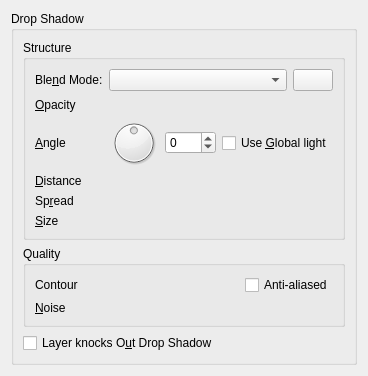
<?xml version="1.0" encoding="UTF-8"?>
<ui version="4.0">
 <class>WdgDropShadow</class>
 <widget class="QWidget" name="WdgDropShadow">
  <property name="geometry">
   <rect>
    <x>0</x>
    <y>0</y>
    <width>367</width>
    <height>350</height>
   </rect>
  </property>
  <property name="windowTitle">
   <string>Form</string>
  </property>
  <layout class="QGridLayout" name="gridLayout">
   <item row="0" column="0">
    <widget class="QGroupBox" name="grpMain">
     <property name="title">
      <string>Drop Shadow</string>
     </property>
     <layout class="QGridLayout" name="gridLayout_2">
      <item row="2" column="0">
       <widget class="QCheckBox" name="chkLayerKnocksOutDropShadow">
        <property name="toolTip">
         <string>Use to obscure the shadow when fill is transparent</string>
        </property>
        <property name="text">
         <string>Layer knocks O&amp;ut Drop Shadow</string>
        </property>
       </widget>
      </item>
      <item row="1" column="0">
       <widget class="QGroupBox" name="groupBox_2">
        <property name="title">
         <string>Quality</string>
        </property>
        <layout class="QFormLayout" name="formLayout_2">
         <item row="0" column="0">
          <widget class="QLabel" name="label_5">
           <property name="text">
            <string>Contour</string>
           </property>
          </widget>
         </item>
         <item row="0" column="1">
          <layout class="QHBoxLayout" name="horizontalLayout_2">
           <item>
            <widget class="KisCmbContour" name="cmbContour" native="true">
             <property name="sizePolicy">
              <sizepolicy hsizetype="MinimumExpanding" vsizetype="Fixed">
               <horstretch>0</horstretch>
               <verstretch>0</verstretch>
              </sizepolicy>
             </property>
            </widget>
           </item>
           <item>
            <widget class="QCheckBox" name="chkAntiAliased">
             <property name="toolTip">
              <string>Smooth the contour</string>
             </property>
             <property name="text">
              <string>Anti-aliased</string>
             </property>
            </widget>
           </item>
          </layout>
         </item>
         <item row="1" column="0">
          <widget class="QLabel" name="label_6">
           <property name="text">
            <string>&amp;Noise</string>
           </property>
           <property name="buddy">
            <cstring>intNoise</cstring>
           </property>
          </widget>
         </item>
         <item row="1" column="1">
          <widget class="KisSliderSpinBox" name="intNoise" native="true">
           <property name="sizePolicy">
            <sizepolicy hsizetype="Expanding" vsizetype="Preferred">
             <horstretch>0</horstretch>
             <verstretch>0</verstretch>
            </sizepolicy>
           </property>
           <property name="toolTip">
            <string>Add noise to shadow</string>
           </property>
          </widget>
         </item>
        </layout>
       </widget>
      </item>
      <item row="0" column="0">
       <widget class="QGroupBox" name="groupBox_3">
        <property name="title">
         <string>Structure</string>
        </property>
        <layout class="QGridLayout" name="gridLayout_3">
         <item row="0" column="0">
          <widget class="QLabel" name="label_13">
           <property name="text">
            <string>Ble&amp;nd Mode:</string>
           </property>
           <property name="buddy">
            <cstring>cmbCompositeOp</cstring>
           </property>
          </widget>
         </item>
         <item row="0" column="1">
          <widget class="KisCompositeOpComboBox" name="cmbCompositeOp">
           <property name="sizePolicy">
            <sizepolicy hsizetype="Expanding" vsizetype="Fixed">
             <horstretch>0</horstretch>
             <verstretch>0</verstretch>
            </sizepolicy>
           </property>
           <property name="toolTip">
            <string>Set the blend mode for the layer</string>
           </property>
          </widget>
         </item>
         <item row="0" column="2">
          <widget class="KColorButton" name="bnColor"/>
         </item>
         <item row="1" column="0">
          <widget class="QLabel" name="label_14">
           <property name="text">
            <string>&amp;Opacity</string>
           </property>
           <property name="buddy">
            <cstring>intOpacity</cstring>
           </property>
          </widget>
         </item>
         <item row="1" column="1" colspan="2">
          <widget class="KisSliderSpinBox" name="intOpacity" native="true">
           <property name="sizePolicy">
            <sizepolicy hsizetype="Expanding" vsizetype="Minimum">
             <horstretch>0</horstretch>
             <verstretch>0</verstretch>
            </sizepolicy>
           </property>
           <property name="minimumSize">
            <size>
             <width>10</width>
             <height>15</height>
            </size>
           </property>
           <property name="toolTip">
            <string>Set the master opacity for the layer</string>
           </property>
           <property name="whatsThis">
            <string>Adjust the transparency of the layer</string>
           </property>
          </widget>
         </item>
         <item row="2" column="0">
          <widget class="QLabel" name="label">
           <property name="text">
            <string>&amp;Angle</string>
           </property>
           <property name="buddy">
            <cstring>dialAngle</cstring>
           </property>
          </widget>
         </item>
         <item row="2" column="1" colspan="2">
          <layout class="QHBoxLayout" name="horizontalLayout">
           <item>
            <widget class="QDial" name="dialAngle">
             <property name="toolTip">
              <string>Set the angle of the light source</string>
             </property>
             <property name="minimum">
              <number>-179</number>
             </property>
             <property name="maximum">
              <number>180</number>
             </property>
             <property name="wrapping">
              <bool>true</bool>
             </property>
            </widget>
           </item>
           <item>
            <widget class="QSpinBox" name="intAngle">
             <property name="minimum">
              <number>-179</number>
             </property>
             <property name="maximum">
              <number>180</number>
             </property>
            </widget>
           </item>
           <item>
            <widget class="QCheckBox" name="chkUseGlobalLight">
             <property name="toolTip">
              <string>Use current setting for global light source</string>
             </property>
             <property name="text">
              <string>Use &amp;Global light</string>
             </property>
            </widget>
           </item>
          </layout>
         </item>
         <item row="3" column="0">
          <widget class="QLabel" name="label_2">
           <property name="text">
            <string>&amp;Distance</string>
           </property>
           <property name="buddy">
            <cstring>intDistance</cstring>
           </property>
          </widget>
         </item>
         <item row="3" column="1" colspan="2">
          <widget class="KisSliderSpinBox" name="intDistance" native="true">
           <property name="sizePolicy">
            <sizepolicy hsizetype="Expanding" vsizetype="Preferred">
             <horstretch>0</horstretch>
             <verstretch>0</verstretch>
            </sizepolicy>
           </property>
          </widget>
         </item>
         <item row="4" column="0">
          <widget class="QLabel" name="lblSpread">
           <property name="text">
            <string>Sp&amp;read</string>
           </property>
           <property name="buddy">
            <cstring>intSpread</cstring>
           </property>
          </widget>
         </item>
         <item row="4" column="1" colspan="2">
          <widget class="KisSliderSpinBox" name="intSpread" native="true">
           <property name="sizePolicy">
            <sizepolicy hsizetype="Expanding" vsizetype="Preferred">
             <horstretch>0</horstretch>
             <verstretch>0</verstretch>
            </sizepolicy>
           </property>
          </widget>
         </item>
         <item row="5" column="0">
          <widget class="QLabel" name="label_4">
           <property name="text">
            <string>&amp;Size</string>
           </property>
           <property name="buddy">
            <cstring>intSize</cstring>
           </property>
          </widget>
         </item>
         <item row="5" column="1" colspan="2">
          <widget class="KisSliderSpinBox" name="intSize" native="true">
           <property name="sizePolicy">
            <sizepolicy hsizetype="Expanding" vsizetype="Preferred">
             <horstretch>0</horstretch>
             <verstretch>0</verstretch>
            </sizepolicy>
           </property>
          </widget>
         </item>
        </layout>
       </widget>
      </item>
      <item row="3" column="0">
       <spacer name="verticalSpacer">
        <property name="orientation">
         <enum>Qt::Vertical</enum>
        </property>
        <property name="sizeHint" stdset="0">
         <size>
          <width>20</width>
          <height>40</height>
         </size>
        </property>
       </spacer>
      </item>
     </layout>
    </widget>
   </item>
  </layout>
 </widget>
 <customwidgets>
  <customwidget>
   <class>KColorButton</class>
   <extends>QPushButton</extends>
   <header>kcolorbutton.h</header>
   <container>1</container>
  </customwidget>
  <customwidget>
   <class>KisCompositeOpComboBox</class>
   <extends>QComboBox</extends>
   <header location="global">kis_cmb_composite.h</header>
  </customwidget>
  <customwidget>
   <class>KisSliderSpinBox</class>
   <extends>QWidget</extends>
   <header location="global">kis_slider_spin_box.h</header>
   <container>1</container>
  </customwidget>
  <customwidget>
   <class>KisCmbContour</class>
   <extends>QWidget</extends>
   <header>kis_cmb_contour.h</header>
  </customwidget>
 </customwidgets>
 <resources/>
 <connections/>
</ui>
